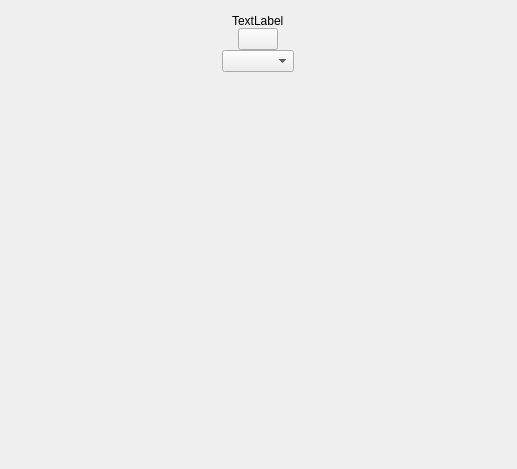
<?xml version="1.0" encoding="UTF-8"?>
<ui version="4.0">
 <class>MainScreen</class>
 <widget class="QWidget" name="MainScreen">
  <property name="geometry">
   <rect>
    <x>0</x>
    <y>0</y>
    <width>517</width>
    <height>469</height>
   </rect>
  </property>
  <property name="windowTitle">
   <string>Form</string>
  </property>
  <layout class="QVBoxLayout" name="verticalLayout">
   <property name="spacing">
    <number>0</number>
   </property>
   <property name="leftMargin">
    <number>0</number>
   </property>
   <property name="topMargin">
    <number>0</number>
   </property>
   <property name="rightMargin">
    <number>0</number>
   </property>
   <property name="bottomMargin">
    <number>0</number>
   </property>
   <item alignment="Qt::AlignHCenter">
    <widget class="QLabel" name="lblLogo">
     <property name="sizePolicy">
      <sizepolicy hsizetype="Fixed" vsizetype="Fixed">
       <horstretch>0</horstretch>
       <verstretch>0</verstretch>
      </sizepolicy>
     </property>
    </widget>
   </item>
   <item alignment="Qt::AlignHCenter">
    <widget class="QLabel" name="lblStatusMessage">
     <property name="sizePolicy">
      <sizepolicy hsizetype="Expanding" vsizetype="Preferred">
       <horstretch>0</horstretch>
       <verstretch>0</verstretch>
      </sizepolicy>
     </property>
     <property name="text">
      <string>TextLabel</string>
     </property>
     <property name="state" stdset="0">
      <number>0</number>
     </property>
    </widget>
   </item>
   <item>
    <widget class="QWidget" name="wgtMarginTopSwitch" native="true"/>
   </item>
   <item alignment="Qt::AlignHCenter">
    <widget class="QPushButton" name="btnSwitch">
     <property name="sizePolicy">
      <sizepolicy hsizetype="Fixed" vsizetype="Minimum">
       <horstretch>0</horstretch>
       <verstretch>0</verstretch>
      </sizepolicy>
     </property>
     <property name="maximumSize">
      <size>
       <width>16777215</width>
       <height>16777213</height>
      </size>
     </property>
     <property name="text">
      <string/>
     </property>
     <property name="state" stdset="0">
      <number>0</number>
     </property>
    </widget>
   </item>
   <item>
    <widget class="QWidget" name="wgtMarginTopCountry" native="true"/>
   </item>
   <item alignment="Qt::AlignHCenter">
    <widget class="ComboBox" name="cbbServer">
     <property name="sizePolicy">
      <sizepolicy hsizetype="Fixed" vsizetype="Fixed">
       <horstretch>0</horstretch>
       <verstretch>0</verstretch>
      </sizepolicy>
     </property>
     <property name="editable">
      <bool>false</bool>
     </property>
     <property name="iconSize">
      <size>
       <width>24</width>
       <height>24</height>
      </size>
     </property>
    </widget>
   </item>
   <item>
    <spacer name="verticalSpacer">
     <property name="orientation">
      <enum>Qt::Vertical</enum>
     </property>
     <property name="sizeHint" stdset="0">
      <size>
       <width>20</width>
       <height>40</height>
      </size>
     </property>
    </spacer>
   </item>
  </layout>
 </widget>
 <customwidgets>
  <customwidget>
   <class>ComboBox</class>
   <extends>QComboBox</extends>
   <header>ComboBox.h</header>
  </customwidget>
 </customwidgets>
 <resources/>
 <connections/>
</ui>
